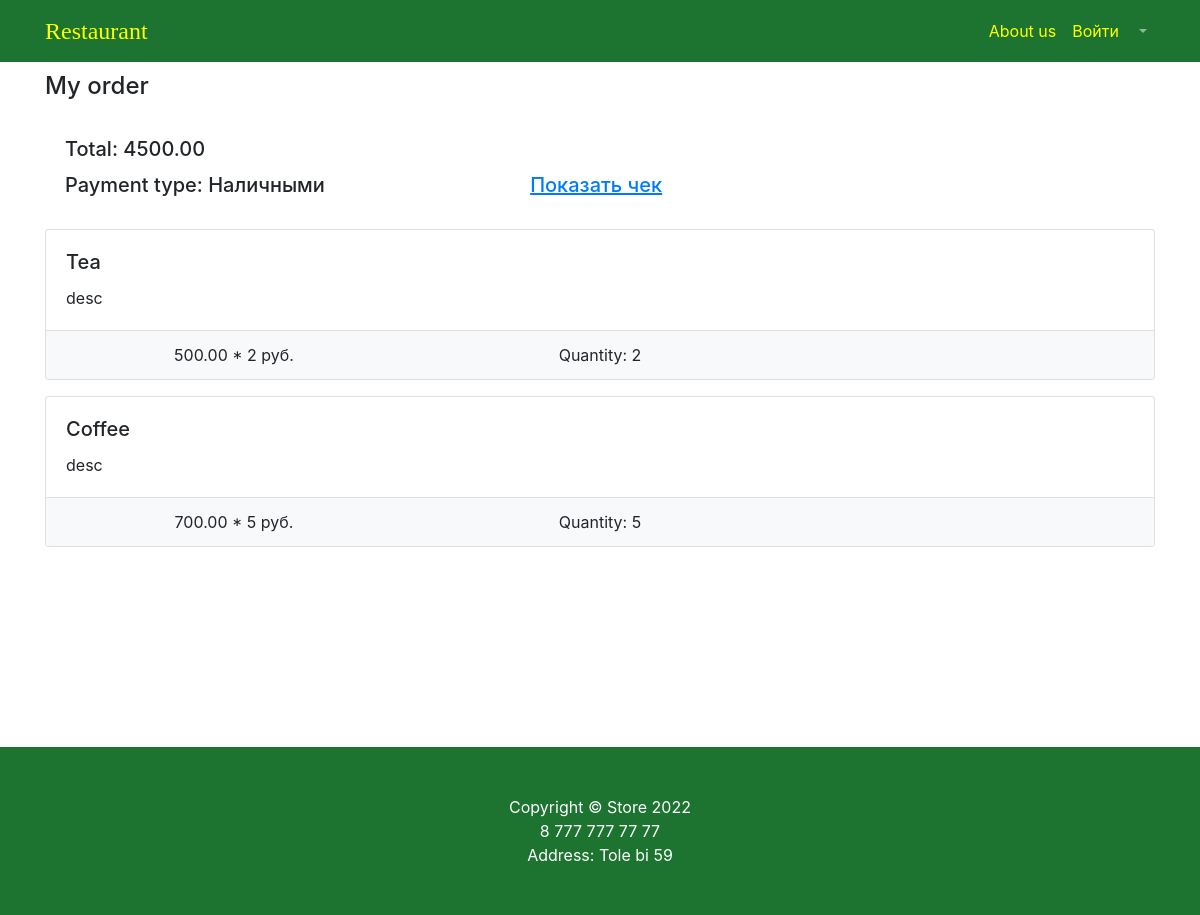
The app's page /store/order/6/ (signed in) with its own data.
### products/models.py (models this page shows, shortened)
class Order(models.Model):
    user = models.ForeignKey(to=User, on_delete=models.CASCADE)
    status = models.BooleanField(default=False)
    payment = models.OneToOneField(to=Payment, on_delete=models.CASCADE)
    created_at = models.DateTimeField(auto_now_add=True)
    updated_at = models.DateTimeField(auto_now=True)
    place_number = models.PositiveIntegerField()

class Payment(models.Model):
    status = models.BooleanField(default=False)
    type = models.CharField(max_length=12, default='Наличка')
    total = models.DecimalField(max_digits=12, decimal_places=2, default=0)
    created_at = models.DateTimeField(auto_now_add=True)
    updated_at = models.DateTimeField(auto_now=True)

class OrderItem(models.Model):
    dish = models.ForeignKey(to=Dish, on_delete=models.CASCADE)
    quantity = models.PositiveSmallIntegerField(default=0)
    order = models.ForeignKey('Order', on_delete=models.CASCADE, null=True, blank=True,
                                    related_name='order_items')

class Dish(models.Model):
    name = models.CharField(max_length=256)
    description = models.TextField()
    price = models.DecimalField(max_digits=10, decimal_places=2)
    is_active = models.BooleanField(default=True)
    image = models.ImageField(upload_to='product_image')
    category = models.ForeignKey(to=Category, on_delete=models.CASCADE)

### products/views.py (the view)
# urls.py: path('order/<int:order_id>/', views.order_detail, name='order_detail'),
@login_required
def order_detail(request, order_id):
    order = Order.objects.get(id=order_id)
    print(order)
    orderitems = OrderItem.objects.filter(order=order)
    total = 0
    for orderitem in orderitems:
        total += orderitem.quantity * orderitem.dish.price
    context = {
        'title': 'storeApp',
        'order': order,
        'total': total,
        'orderitems': orderitems
    }
    return render(request, 'products/orderdetail.html', context)

### products/templates/products/orderdetail.html (shortened to what this page needs)
{% load static %}
<!DOCTYPE html>
<html lang="en">
<head>
    <link href="{% static 'vendor/bootstrap/css/bootstrap.min.css' %}" rel="stylesheet">
    <link href="{% static 'vendor/css/products.css' %}" rel="stylesheet">
</head>
<nav class="navbar navbar-expand-lg navbar-dark fixed-top" style="background-color: #1c7430">
    <div class="container">
        <a class="navbar-brand" href="/store/products/" style="color: yellow; font-family: 'Sans Serif Collection'; font-size: 24px">Restaurant</a>
        <div class="collapse navbar-collapse" id="navbarResponsive">
            <ul class="navbar-nav ml-auto">
                <li class="nav-item">
                    <a class="nav-link" href="products.html" style="color: yellow">About us  </a>
                </li>
                <li class="nav-item">
                    <a class="nav-link" href="/users/login/" style="color: yellow">Войти </a>
                </li>
                <li class="nav-item dropdown">
                    <a class="nav-link dropdown-toggle" href="#" id="navbarDropdown" role="button"
                       data-bs-toggle="dropdown" aria-expanded="false">
                    </a>
                </li>
            </ul>
        </div>
    </div>
</nav>
<div class="container">
   {% if order %}
        <h4 class="mt-3 mb-3 d-flex justify-content-between align-items-center mb-3">
                My order
        </h4>
       <div class="card-body">
            <h5 class="card-title">Total: {{ total }}</h5>
            <h5 class="card-title"> Payment type: {{ order.payment.type }} <a style="margin-left: 200px; text-decoration: underline" href="#">Показать чек</a></h5>
       </div>
       {% for orderitem in orderitems %}
        <div class="card mb-3">
                    <div class="card-body">
                        <h5 class="card-title">{{orderitem.dish.name}}</h5>
                        <p class="card-text">{{ orderitem.dish.description }}</p>
                    </div>
                    <ul class="list-group list-group-flush">
                        <li class="list-group-item bg-light">
                            <div class="row text-center">
                            <div class="col-lg-4">{{ orderitem.dish.price }} * {{ orderitem.quantity }} руб. </div>
                                <div class="col-lg-4">Quantity: {{ orderitem.quantity }}</div>
                            </div>
                        </li>
                    </ul>
                </div>
    {% endfor %}
    {% endif %}
</div>
<footer class="py-5" style="background-color: #1c7430;margin-top: 200px;">
    <div class="container" style="background-color: #1c7430">
        <p class="m-0 text-center text-white">Copyright &copy; Store 2022</p>
        <p class="m-0 text-center text-white">8 777 777 77 77</p>
        <p class="m-0 text-center text-white">Address: Tole bi 59</p>
    </div>
</footer>
</html>

### records on screen
Order: payment.type "Наличными"
OrderItem: dish.name "Tea", dish.description "desc", dish.price "500.00", quantity "2"
OrderItem: dish.name "Coffee", dish.description "desc", dish.price "700.00", quantity "5"

### other values on screen
{{ total }} "4500.00"
